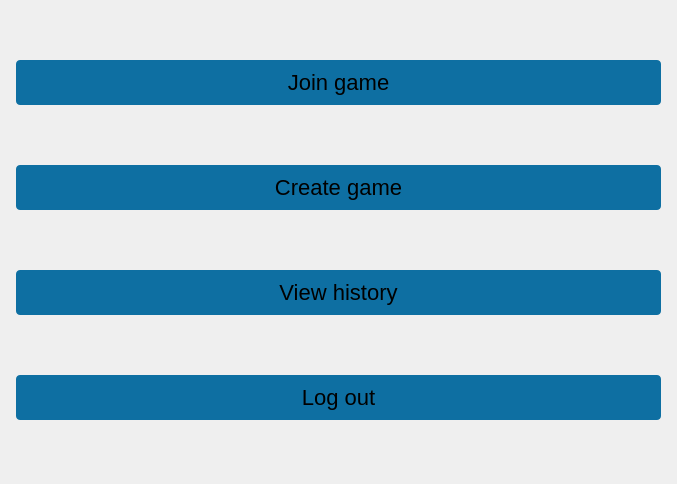
<?xml version="1.0" encoding="UTF-8"?>
<ui version="4.0">
 <class>GameStartPageClass</class>
 <widget class="QWidget" name="GameStartPageClass">
  <property name="geometry">
   <rect>
    <x>0</x>
    <y>0</y>
    <width>677</width>
    <height>484</height>
   </rect>
  </property>
  <property name="windowTitle">
   <string>GameStartPage</string>
  </property>
  <layout class="QGridLayout" name="gridLayout">
   <item row="0" column="0">
    <widget class="QPushButton" name="joinGamePushButton">
     <property name="cursor">
      <cursorShape>PointingHandCursor</cursorShape>
     </property>
     <property name="styleSheet">
      <string notr="true">.QPushButton {
  border-radius: 4px;
  background-color: #0e6fa2;
  border: none;
  color: #000;
  text-align: center;
  font-size: 22px;
  padding: 10px;
  margin: 5px;
}
.QPushButton:hover{
  border-radius: 5px;
  background-color: #38afd1;
  margin: 3px;
  color:#FFF;
}</string>
     </property>
     <property name="text">
      <string>Join game</string>
     </property>
     <property name="iconSize">
      <size>
       <width>19</width>
       <height>18</height>
      </size>
     </property>
    </widget>
   </item>
   <item row="1" column="0">
    <widget class="QPushButton" name="createGamePushButton">
     <property name="cursor">
      <cursorShape>PointingHandCursor</cursorShape>
     </property>
     <property name="styleSheet">
      <string notr="true">.QPushButton {
  border-radius: 4px;
  background-color: #0e6fa2;
  border: none;
  color: #000;
  text-align: center;
  font-size: 22px;
  padding: 10px;
  margin: 5px;
}
.QPushButton:hover{
  border-radius: 5px;
  background-color: #38afd1;
  margin: 3px;
  color:#FFF;
}</string>
     </property>
     <property name="text">
      <string>Create game</string>
     </property>
     <property name="iconSize">
      <size>
       <width>19</width>
       <height>18</height>
      </size>
     </property>
    </widget>
   </item>
   <item row="2" column="0">
    <widget class="QPushButton" name="viewHistoryPushButton">
     <property name="cursor">
      <cursorShape>PointingHandCursor</cursorShape>
     </property>
     <property name="styleSheet">
      <string notr="true">.QPushButton {
  border-radius: 4px;
  background-color: #0e6fa2;
  border: none;
  color: #000;
  text-align: center;
  font-size: 22px;
  padding: 10px;
  margin: 5px;
}
.QPushButton:hover{
  border-radius: 5px;
  background-color: #38afd1;
  margin: 3px;
  color:#FFF;
}</string>
     </property>
     <property name="text">
      <string>View history</string>
     </property>
     <property name="iconSize">
      <size>
       <width>19</width>
       <height>18</height>
      </size>
     </property>
    </widget>
   </item>
   <item row="3" column="0">
    <widget class="QPushButton" name="logOutPushButton">
     <property name="cursor">
      <cursorShape>PointingHandCursor</cursorShape>
     </property>
     <property name="styleSheet">
      <string notr="true">.QPushButton {
  border-radius: 4px;
  background-color: #0e6fa2;
  border: none;
  color: #000;
  text-align: center;
  font-size: 22px;
  padding: 10px;
  margin: 5px;
}
.QPushButton:hover{
  border-radius: 5px;
  background-color: #38afd1;
  margin: 3px;
  color:#FFF;
}</string>
     </property>
     <property name="text">
      <string>Log out</string>
     </property>
     <property name="iconSize">
      <size>
       <width>19</width>
       <height>18</height>
      </size>
     </property>
    </widget>
   </item>
  </layout>
 </widget>
 <layoutdefault spacing="6" margin="11"/>
 <resources/>
 <connections/>
</ui>
